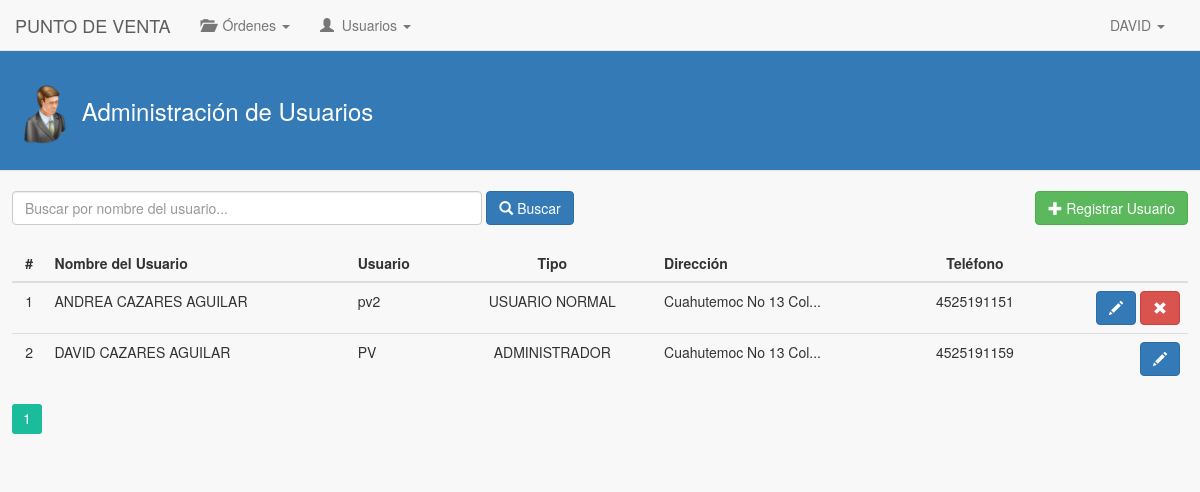
Page /puntoVenta/usuarios/index.php (signed in) on the earlier database version.
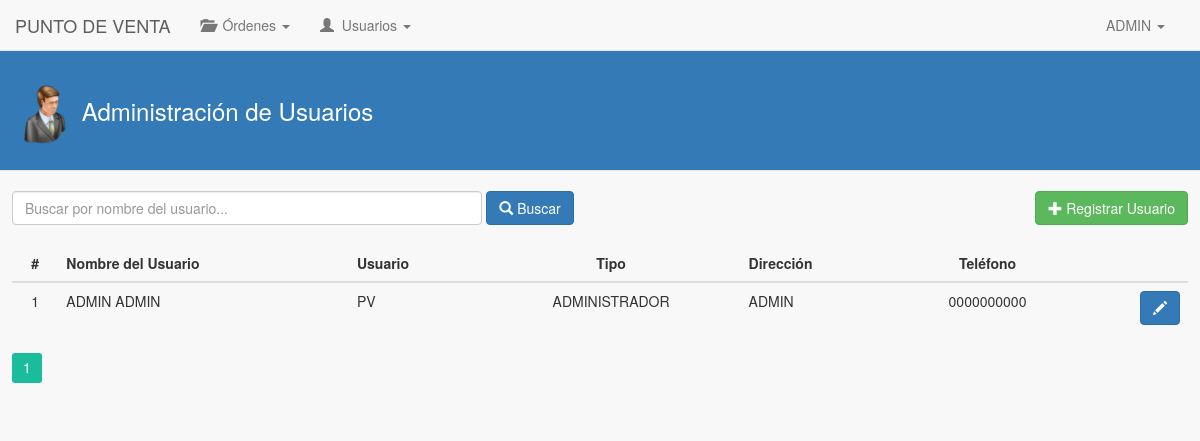
Same page on the later database version.
### tables this page shows
CREATE TABLE IF NOT EXISTS `usuario_punto_venta` (
  `id_usuario_pv` int(11) NOT NULL AUTO_INCREMENT,
  `nombre_usuario_pv` varchar(45) NOT NULL,
  `apellidos_usuario_pv` varchar(45) NOT NULL,
  `telefono_usuario_pv` varchar(45) NOT NULL,
  `direccion_usuario_pv` varchar(45) NOT NULL,
  `id_usuario_fk` int(11) NOT NULL,
  `id_punto_venta_fk` int(11) NOT NULL,
  PRIMARY KEY (`id_usuario_pv`),
  KEY `id_usuario_fk_idx` (`id_usuario_fk`),
  KEY `id_usuario_punto_venta_idx` (`id_punto_venta_fk`)
);

CREATE TABLE IF NOT EXISTS `usuarios` (
  `id_usuario` int(11) NOT NULL AUTO_INCREMENT,
  `nombre_usuario` varchar(100) NOT NULL,
  `contrasena_usuario` varchar(45) NOT NULL,
  `tipo_socio_usuario` int(11) NOT NULL,
  `nivel_autorizacion_usuario` int(11) NOT NULL,
  `fecha_creacion_usuario` date NOT NULL,
  `fecha_modificacion_usuario` date NOT NULL,
  `estado_usuario` int(11) NOT NULL,
  PRIMARY KEY (`id_usuario`),
  UNIQUE KEY `nombre_usuario` (`nombre_usuario`)
);

### puntoVenta/usuarios/index.php (the view, shortened to what this page needs)
<!DOCTYPE html>
<html>
	<head>
		<link rel="stylesheet" type="text/css" href="../../lib/bootstrap-3.3.5/css/bootstrap.min.css">
		<link rel='stylesheet' type='text/css' href='../../lib/pagination/css.css'/>
		<link rel="stylesheet" type="text/css" href="../../css/estilos.css">
	</head>
	<body>
		<?php
			include('../mod/navbar.php');
		?>
		<div class="contenido-general">
			<div class="modal-header">
				<h3 class="titulo-header">
					<h3 class="titulo-contenido">
						<img class="img-header" src="../../img/login.png"> <span id="lbl-titulo">Administración de Usuarios</span>
					</h3>
				</h3>
			</div>
			<br>
			<div class="div-buscar">
				<div class="form-inline">
					<input type="text" class="form-control" style="width: 40%;" name="inputBuscar" id="inputBuscar" placeholder="Buscar por nombre del usuario..." onkeyup="if(event.keyCode == 13) buscarUsuarios();" autofocus>
					<button class="btn btn-primary" id="btnBuscar" onclick="buscarUsuarios();"><i class="glyphicon glyphicon-search"></i> Buscar</button>
					<a href="../nuevoUsuario/" class="btn btn-success" style="float: right;" id="btnRegistrarUsuario"><i class="glyphicon glyphicon-plus"></i> Registrar Usuario</a>
				</div>
			</div>
			<div class="contenido-general-2">
				<br>
				<div id="paginacion-resultados">
					<table class="table">
						<thead>
							<tr>
								<th class="centro">#</th>
								<th>Nombre del Usuario</th>
								<th>Usuario</th>
								<th class="centro">Tipo</th>
								<th>Dirección</th>
								<th class="centro">Teléfono</th>
								<th></th>
							</tr>
						</thead>
						<tbody>
							<?php
								$consulta = "SELECT id_usuario_pv FROM usuario_punto_venta WHERE id_usuario_fk = ".$_SESSION['id_usuario'];
			      				$resultado = mysql_query($consulta);
			      				$row = mysql_fetch_array($resultado);
			      				$idPuntoVentaFK = $row['id_usuario_pv'];
								$cont = 1;
								$consulta = "SELECT usus.id_usuario, usudist.id_usuario_pv, usudist.nombre_usuario_pv, usudist.apellidos_usuario_pv, usus.nombre_usuario, usus.nivel_autorizacion_usuario, usudist.direccion_usuario_pv, usudist.telefono_usuario_pv, usus.estado_usuario FROM usuario_punto_venta AS usudist, usuarios AS usus WHERE usudist.id_punto_venta_fk = $idPuntoVentaFK AND usudist.id_usuario_fk = usus.id_usuario ORDER BY usudist.nombre_usuario_pv ASC";
								$resultado = mysql_query($consulta);
								while($row = mysql_fetch_array($resultado)){ ?>
									<tr>
						          		<td class="centro"><?php echo $cont; ?></td>
						          		<td><?php echo $nombreUsuario = $row['nombre_usuario_pv']." ".$row['apellidos_usuario_pv']; ?></td>
						          		<td><?php echo $row['nombre_usuario']; ?></td>
						          		<td class="centro">
						          			<?php
						          				$estado = $row['nivel_autorizacion_usuario'];
						          				switch($estado) {
						          					case '1': echo "ADMINISTRADOR"; break;
						          					case '2': echo "USUARIO NORMAL"; break;
						          				}
						          			?>
						          		</td>
						          		<td>
						          			<?php
						          				$direccion = $row['direccion_usuario_pv'];
						          				if(strlen($direccion) > 20){
							      					$direccion = substr($direccion, 0, 20);
													$direccion = $direccion."...";
							      				}
							      				echo $direccion;
						          			?>
						          		</td>
						          		<td class="centro"><?php echo $row['telefono_usuario_pv']; ?></td>
						          		<td class="derecha">
						          			<?php
						          				$idUsuarioFk = $row['id_usuario'];
						          				$estadoUsuario = $row['estado_usuario'];
						          			?>
						          			<button class="btn btn-primary btn-editar" data-toggle="tooltip" data-placement="top" title="Editar usuario" onClick="editarUsuario(<?php echo $row['id_usuario_pv']; ?>, '<?php echo $idUsuarioFk; ?>', '<?php echo $nombreUsuario; ?>')"><i class="glyphicon glyphicon-pencil"></i></button>
							        		<?php
							        			if($row['id_usuario'] != $_SESSION['id_usuario']){
								        			if($estadoUsuario == 0){ ?>
								        				<button class="btn btn-success btn-baja" data-toggle="tooltip" data-placement="top" title="Dar de alta" onClick="altaUsuario('<?php echo $idUsuarioFk; ?>', '<?php echo $nombreUsuario; ?>')"><i class="glyphicon glyphicon-ok"></i></button>
							          				<?php } else{ ?>
							          					<button class="btn btn-danger btn-alta" data-toggle="tooltip" data-placement="top" title="Dar de baja" onClick="bajaUsuario('<?php echo $idUsuarioFk; ?>', '<?php echo $nombreUsuario; ?>')"><i class="glyphicon glyphicon-remove"></i></button>
							          				<?php }
							          			}
							        		?>
							        	</td>
						    	    </tr>
								<?php $cont++;
								}
							?>
						</tbody>
					</table>
					<?php if($cont > 1){ ?>
						<div class="my-navigation" style="margin: 0px auto;">
							<div class="simple-pagination-page-numbers"></div>
							<br><br><br>
						</div>
					<?php } else{ ?>
						<div class="alert alert-info" role="alert" style="text-align: center;">
							<strong>Sin resultados...</strong> No hay usuarios registrados.
						</div>
					<?php } ?>
				</div>
			</div>
		</div>
	</body>
</html>

### puntoVenta/mod/navbar.php (shortened to what this page needs)
<?php
	$consulta = "SELECT nombre_usuario_pv FROM usuario_punto_venta WHERE id_usuario_fk = ".$_SESSION['id_usuario'];
	$resultado = mysql_query($consulta);
	$row = mysql_fetch_array($resultado);
	$nombreUsuario = $row['nombre_usuario_pv'];
?>
<nav class="navbar navbar-default navbar-fixed-top" role="navigation">
	<div class="container-fluid">
		<div class="navbar-header">
			<a href="../" class="navbar-brand">PUNTO DE VENTA</a>
		</div>
	  	<div class="collapse navbar-collapse" id="navbar-collapse-01">
	  		<ul class="nav navbar-nav">
				<li class="dropdown">
						<a href="#" class="dropdown-toggle" data-toggle="dropdown" role="button" aria-expanded="false"><span class="glyphicon glyphicon-folder-open"></span> &nbsp;Órdenes <span class="caret"></span></a>
				</li>
				<?php
					if($_SESSION['nivel_socio'] == 1){ ?>
						<li class="dropdown">
	  						<a href="#" class="dropdown-toggle" data-toggle="dropdown" role="button" aria-expanded="false"><span class="glyphicon glyphicon-user"></span> &nbsp;Usuarios <span class="caret"></span></a>
						</li>
					<?php }
				?>
	    	</ul>
	    	<ul class="nav navbar-nav navbar-right">
		        <li class="dropdown">
		          	<a href="#" class="dropdown-toggle" data-toggle="dropdown" role="button" aria-expanded="false"><span class="fui-user"></span> &nbsp;<?php echo $nombreUsuario; ?> <span class="caret"></span></a>
		        </li>
		    </ul>
	  	</div>
	</div>
</nav>

### css/estilos.css (style rules this page uses)
body { background-color: #F8F8F8; }
h3.titulo-header { color: #ffffff; }
h3.titulo-contenido { color: #ffffff; }
.modal-header { background-color: #337ab7; }
.img-header { width: 60px; }
.centro { text-align: center; }
.derecha { text-align: right; }
.navbar-right { margin-right: 5px; }
.contenido-general { background-color: #F8F8F8; margin: 0px auto; margin-top: 50px; width: 100%; }
.contenido-general-2 { margin: 0px auto; width: 98%; }
.div-buscar { margin: 0px auto; width: 98%; }
a { color: #337ab7; }

Differences in the rows shown:
removed usuario_punto_venta: nombre_usuario_pv+apellidos_usuario_pv "ANDREA CAZARES AGUILAR", id_usuario_fk.nombre_usuario "pv2", shows "USUARIO NORMAL", direccion "Cuahutemoc No 13 Col...", telefono_usuario_pv "4525191151"
changed usuario_punto_venta "PV": nombre_usuario_pv "DAVID" → "ADMIN"; nombre_usuario_pv+apellidos_usuario_pv "DAVID CAZARES AGUILAR" → "ADMIN ADMIN"; direccion_usuario_pv "Cuahutemoc No 13 Col..." → "ADMIN"; telefono_usuario_pv "4525191159" → "0000000000"
